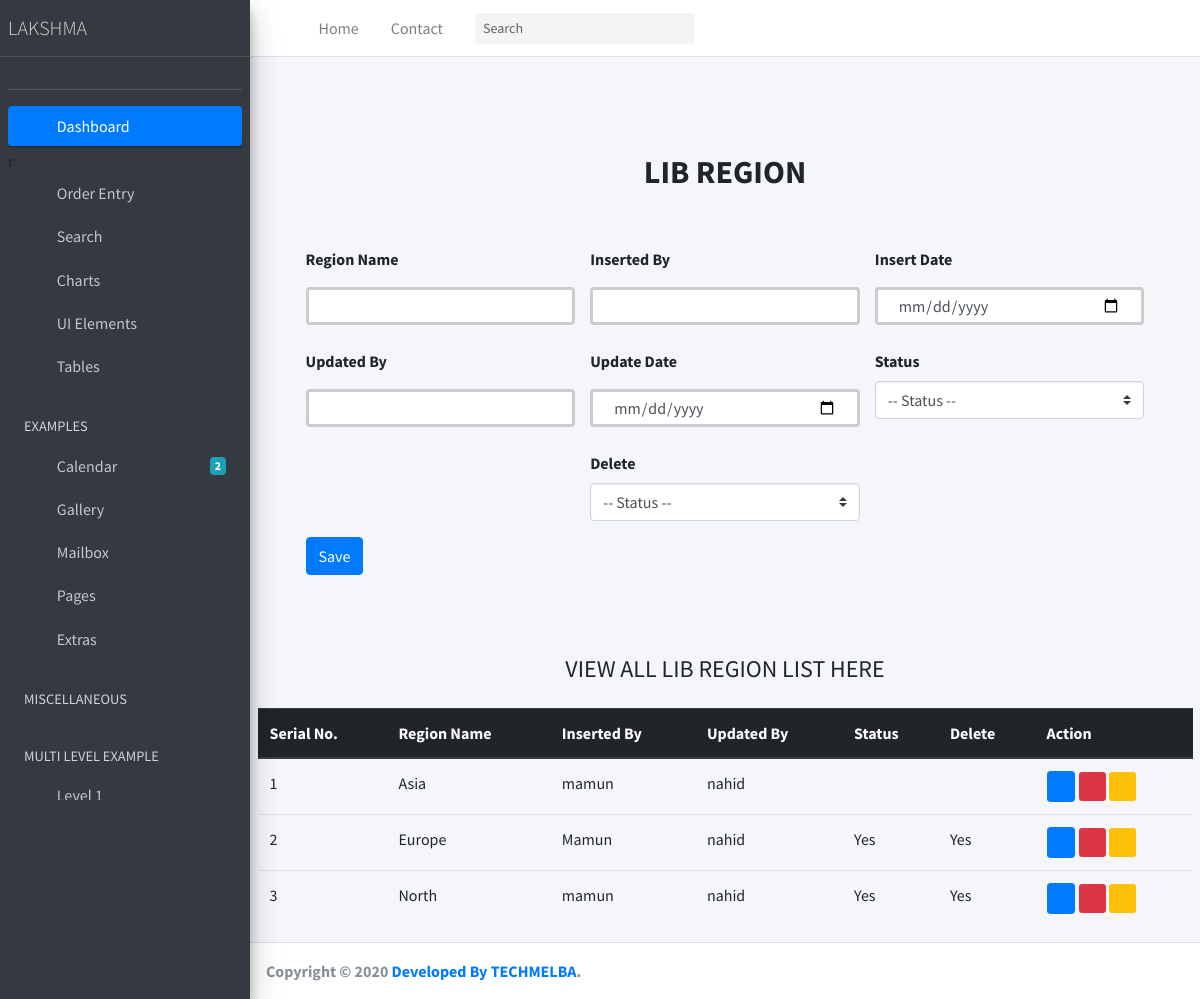
Page /libregion/ on the committed database.
### Lakshma_ERP_App/models.py (models this page shows, shortened)
class LibRegion(models.Model):
    STATUS = (
        ('Yes', 'Yes'),
        ('No', 'No'),
    )
    region_name = models.CharField(max_length=200, null=True)
    inserted_by = models.CharField(max_length=120, null=True)
    insert_date = models.DateTimeField(default=now)
    updated_by = models.CharField(max_length=120, null=True)
    update_date = models.DateTimeField(default=now)
    status_active = models.CharField(max_length=20, choices=STATUS, default=0, null=True)
    is_deleted = models.CharField(max_length=20, choices=STATUS, default=1, null=True)

### Lakshma_ERP_App/views.py (the view, shortened to what this page needs)
# urls.py: path('libregion/', LibRegionInfo.as_view(), name='LibRegionInfo'),
class LibRegionInfo(View):
    def get(self, request):
        regions = LibRegion.objects.all()
        context = {
            'regions':regions
        }
        return render(request, 'Order_Entry/lib_region.html', context)

### templates/Order_Entry/lib_region.html (shortened to what this page needs)
{% extends 'index.html' %}
{% block body %}
<div class="container p-5 bg-color">
    <div class="py-5 text-center">
      <h2 class="text-uppercase font-weight-bold">LIB REGION</h2>
    </div>
    <div class="col-md-12 order-md-1 mb-2">
      <form class="needs-validation " method="post" action="" enctype="multipart/form-data">
        <div class="row justify-content-center">
           <div class="col-md-4 mb-3">
            <label for="region_name      ">Region Name</label>
            <input
            name="region_name  "
              type="text"
              class="form-control"
              id="region_name "
              placeholder=""
              value=""
              required=""
            />
          </div>
          <div class="col-md-4 mb-3">
            <label for="inserted_by    ">Inserted By</label>
            <input
              name="inserted_by    "
              type="text"
              class="form-control"
              id="inserted_by    "
              placeholder=""
              value=""
            />
          </div>
          <div class="col-md-4 mb-3">
            <label for="insert_date    ">Insert Date</label>
            <input
              name="insert_date    "
              type="date"
              class="form-control"
              id="insert_date    "
              placeholder=""
              value=""
            />
          </div>
          <div class="col-md-4 mb-3">
            <label for="updated_by    ">Updated By</label>
            <input
              name="updated_by    "
              type="text"
              class="form-control"
              id="updated_by    "
              placeholder=""
              value=""
            />
          </div>
          <div class="col-md-4 mb-3">
            <label for="update_date    ">Update Date</label>
            <input
              name="update_date    "
              type="date"
              class="form-control"
              id="update_date    "
              placeholder=""
              value=""
            />
          </div>
          <div class="col-md-4 mb-3">
            <label for="status_active    ">Status</label>
            <select
            name="status_active "
            class="custom-select d-block w-100"
            id="status_active "
          >
          <option value="">-- Status --</option>
          </select>
          </div>
          <div class="col-md-4 mb-3">
            <label for="is_deleted     ">Delete</label>
            <select
            name="is_deleted  "
            class="custom-select d-block w-100"
            id="is_deleted  "
          >
          <option value="">-- Status --</option>
          </select>
          </div>
        </div>
        <button type="submit" class="btn btn-primary">Save</button>
      </form>
    </div>
    </div>
    <div class="container mt-4">
      <h4 class="text-center mb-4">VIEW ALL LIB REGION LIST HERE</h4>
      <div class="table-responsive">
      <table class="table table-hover">
        <thead class="thead-dark">
          <tr>
            <th scope="col">Serial No.</th>
            <th scope="col">Region Name</th>
            <th scope="col">Inserted By</th>
            <th scope="col">Updated By</th>
            <th scope="col">Status</th>
            <th scope="col">Delete</th>
            <th scope="col">Action</th>
          </tr>
        </thead>
        <tbody>
          {% for i in regions  %}
          <tr>
            <td>{{i.id}}</td>
            <td>{{i.region_name}}</td>
            <td>{{i.inserted_by}}</td>
            <td>{{i.updated_by}}</td>
            <td>{{i.status_active}}</td>
            <td>{{i.is_deleted}}</td>
            <td>
             <a href="/view_sub_department/{{i.id}}"><i class="fas fa-eye btn btn-primary btn-sm" ></i></a>
             <a href="/edit_sub_department/{{i.id}}"><i class="fas fa-pencil-alt btn-danger btn-sm"></i></a>
             <a href="/delete_sub_department/{{i.id}}"><i class="far fa-trash-alt btn-warning btn-sm"></i></a>
            </td>
          </tr>
          {% endfor %}
        </tbody>
      </table>
      </div>
    </div>
{%endblock body%}

### templates/index.html (style rules this page uses)
input[type=text] { width: 100%; padding: 12px 20px; margin: 8px 0; box-sizing: border-box; border: 3px solid #ccc; -webkit-transition: 0.5s; transition: 0.5s; outline: none; }
input[type=date] { width: 100%; padding: 12px 20px; margin: 8px 0; box-sizing: border-box; border: 3px solid #ccc; -webkit-transition: 0.5s; transition: 0.5s; outline: none; }

### rows in the picture
LibRegion: id "1", region_name "Asia", inserted_by "mamun", updated_by "nahid"
LibRegion: id "2", region_name "Europe", inserted_by "Mamun", updated_by "nahid", status_active "Yes", is_deleted "Yes"
LibRegion: id "3", region_name "North", inserted_by "mamun", updated_by "nahid", status_active "Yes", is_deleted "Yes"
